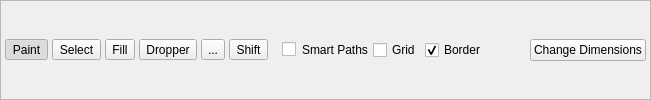
              <widget class="QFrame" name="frame_6">
               <property name="sizePolicy">
                <sizepolicy hsizetype="Expanding" vsizetype="Fixed">
                 <horstretch>0</horstretch>
                 <verstretch>0</verstretch>
                </sizepolicy>
               </property>
               <property name="minimumSize">
                <size>
                 <width>0</width>
                 <height>32</height>
                </size>
               </property>
               <property name="frameShape">
                <enum>QFrame::StyledPanel</enum>
               </property>
               <property name="frameShadow">
                <enum>QFrame::Raised</enum>
               </property>
               <layout class="QHBoxLayout" name="horizontalLayout_2">
                <property name="spacing">
                 <number>4</number>
                </property>
                <property name="leftMargin">
                 <number>4</number>
                </property>
                <property name="topMargin">
                 <number>4</number>
                </property>
                <property name="rightMargin">
                 <number>4</number>
                </property>
                <property name="bottomMargin">
                 <number>4</number>
                </property>
                <item>
                 <widget class="QToolButton" name="toolButton_Paint">
                  <property name="enabled">
                   <bool>true</bool>
                  </property>
                  <property name="toolTip">
                   <string>&lt;html&gt;&lt;head/&gt;&lt;body&gt;&lt;p&gt;Pencil&lt;/p&gt;&lt;p&gt;&lt;span style=&quot; font-weight:600;&quot;&gt;Click&lt;/span&gt; and drag to draw on the map.&lt;/p&gt;&lt;p&gt;&lt;span style=&quot; font-weight:600;&quot;&gt;Right-click&lt;/span&gt; and drag to select tiles.&lt;/p&gt;&lt;/body&gt;&lt;/html&gt;</string>
                  </property>
                  <property name="text">
                   <string>Paint</string>
                  </property>
                  <property name="icon">
                   <iconset resource="../resources/images.qrc">
                    <normaloff>:/icons/pencil.ico</normaloff>:/icons/pencil.ico</iconset>
                  </property>
                  <property name="checkable">
                   <bool>true</bool>
                  </property>
                  <property name="checked">
                   <bool>true</bool>
                  </property>
                  <property name="autoRaise">
                   <bool>false</bool>
                  </property>
                 </widget>
                </item>
                <item>
                 <widget class="QToolButton" name="toolButton_Select">
                  <property name="enabled">
                   <bool>true</bool>
                  </property>
                  <property name="toolTip">
                   <string>&lt;html&gt;&lt;head/&gt;&lt;body&gt;&lt;p&gt;Pointer&lt;/p&gt;&lt;p&gt;Does nothing&lt;/p&gt;&lt;/body&gt;&lt;/html&gt;</string>
                  </property>
                  <property name="text">
                   <string>Select</string>
                  </property>
                  <property name="icon">
                   <iconset resource="../resources/images.qrc">
                    <normaloff>:/icons/cursor.ico</normaloff>:/icons/cursor.ico</iconset>
                  </property>
                  <property name="checkable">
                   <bool>true</bool>
                  </property>
                 </widget>
                </item>
                <item>
                 <widget class="QToolButton" name="toolButton_Fill">
                  <property name="toolTip">
                   <string>&lt;html&gt;&lt;head/&gt;&lt;body&gt;&lt;p&gt;Bucket Fill&lt;/p&gt;&lt;p&gt;Fills all similar tiles in a region with the selected metatiles or collision attributes&lt;/p&gt;&lt;/body&gt;&lt;/html&gt;</string>
                  </property>
                  <property name="text">
                   <string>Fill</string>
                  </property>
                  <property name="icon">
                   <iconset resource="../resources/images.qrc">
                    <normaloff>:/icons/fill_color.ico</normaloff>:/icons/fill_color.ico</iconset>
                  </property>
                  <property name="checkable">
                   <bool>true</bool>
                  </property>
                 </widget>
                </item>
                <item>
                 <widget class="QToolButton" name="toolButton_Dropper">
                  <property name="toolTip">
                   <string>&lt;html&gt;&lt;head/&gt;&lt;body&gt;&lt;p&gt;Eyedropper&lt;/p&gt;&lt;p&gt;&lt;span style=&quot; font-weight:600;&quot;&gt;Click&lt;/span&gt; to select a metatile or collision attribute.&lt;/p&gt;&lt;/body&gt;&lt;/html&gt;</string>
                  </property>
                  <property name="text">
                   <string>Dropper</string>
                  </property>
                  <property name="icon">
                   <iconset resource="../resources/images.qrc">
                    <normaloff>:/icons/pipette.ico</normaloff>:/icons/pipette.ico</iconset>
                  </property>
                  <property name="checkable">
                   <bool>true</bool>
                  </property>
                 </widget>
                </item>
                <item>
                 <widget class="QToolButton" name="toolButton_Move">
                  <property name="toolTip">
                   <string>&lt;html&gt;&lt;head/&gt;&lt;body&gt;&lt;p&gt;Move&lt;/p&gt;&lt;p&gt;Click to drag map around.&lt;/p&gt;&lt;/body&gt;&lt;/html&gt;</string>
                  </property>
                  <property name="text">
                   <string>...</string>
                  </property>
                  <property name="icon">
                   <iconset resource="../resources/images.qrc">
                    <normaloff>:/icons/move.ico</normaloff>:/icons/move.ico</iconset>
                  </property>
                  <property name="checkable">
                   <bool>true</bool>
                  </property>
                 </widget>
                </item>
                <item>
                 <widget class="QToolButton" name="toolButton_Shift">
                  <property name="toolTip">
                   <string>&lt;html&gt;&lt;head/&gt;&lt;body&gt;&lt;p&gt;Map Shift&lt;/p&gt;&lt;p&gt;&lt;span style=&quot; font-weight:600;&quot;&gt;Click and drag&lt;/span&gt; on the map to shift the positions all metatiles at once. This is useful after resizing a map.&lt;/p&gt;&lt;/body&gt;&lt;/html&gt;</string>
                  </property>
                  <property name="text">
                   <string>Shift</string>
                  </property>
                  <property name="icon">
                   <iconset resource="../resources/images.qrc">
                    <normaloff>:/icons/shift.ico</normaloff>:/icons/shift.ico</iconset>
                  </property>
                  <property name="checkable">
                   <bool>true</bool>
                  </property>
                 </widget>
                </item>
                <item>
                 <widget class="QCheckBox" name="checkBox_smartPaths">
                  <property name="toolTip">
                   <string>&lt;html&gt;&lt;head/&gt;&lt;body&gt;&lt;p&gt;Smart-path mode allows easier drawing of paths. If a 3x3 metatile block is selcted in the right panel, then smart path mode will automatically form a pathway using those selected blocks.&lt;/p&gt;&lt;p&gt;When smart-path mode is &lt;span style=&quot; font-weight:600;&quot;&gt;not&lt;/span&gt; enabled, clicking and dragging a selection will tile it in a grid.&lt;/p&gt;&lt;p&gt;Hold down the &lt;span style=&quot; font-weight:600;&quot;&gt;shift&lt;/span&gt; key while editing to quickly enable smart-path mode.&lt;/p&gt;&lt;/body&gt;&lt;/html&gt;</string>
                  </property>
                  <property name="styleSheet">
                   <string notr="true">margin-left: 10px</string>
                  </property>
                  <property name="text">
                   <string>Smart Paths</string>
                  </property>
                 </widget>
                </item>
                <item>
                 <widget class="QCheckBox" name="checkBox_ToggleGrid">
                  <property name="toolTip">
                   <string>&lt;html&gt;&lt;head/&gt;&lt;body&gt;&lt;p&gt;Toggles a grid over the map's metatile boundaries.&lt;/p&gt;&lt;/body&gt;&lt;/html&gt;</string>
                  </property>
                  <property name="styleSheet">
                   <string notr="true"/>
                  </property>
                  <property name="text">
                   <string>Grid</string>
                  </property>
                 </widget>
                </item>
                <item>
                 <widget class="QCheckBox" name="checkBox_ToggleBorder">
                  <property name="text">
                   <string>Border</string>
                  </property>
                  <property name="checked">
                   <bool>true</bool>
                  </property>
                 </widget>
                </item>
                <item>
                 <spacer name="horizontalSpacer">
                  <property name="orientation">
                   <enum>Qt::Horizontal</enum>
                  </property>
                  <property name="sizeHint" stdset="0">
                   <size>
                    <width>40</width>
                    <height>20</height>
                   </size>
                  </property>
                 </spacer>
                </item>
                <item>
                 <widget class="QPushButton" name="pushButton">
                  <property name="toolTip">
                   <string>&lt;html&gt;&lt;head/&gt;&lt;body&gt;&lt;p&gt;Change a map layout's width and height.&lt;/p&gt;&lt;/body&gt;&lt;/html&gt;</string>
                  </property>
                  <property name="text">
                   <string>Change Dimensions</string>
                  </property>
                 </widget>
                </item>
               </layout>
              </widget>
